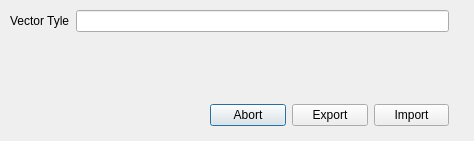
<?xml version="1.0" encoding="UTF-8"?>
<ui version="4.0">
 <class>ArcGisConDialogNew</class>
 <widget class="QDialog" name="ArcGisConDialogNew">
  <property name="geometry">
   <rect>
    <x>0</x>
    <y>0</y>
    <width>474</width>
    <height>141</height>
   </rect>
  </property>
  <property name="minimumSize">
   <size>
    <width>474</width>
    <height>0</height>
   </size>
  </property>
  <property name="windowTitle">
   <string>ArcGIS REST API Connector</string>
  </property>
  <widget class="QWidget" name="">
   <property name="geometry">
    <rect>
     <x>10</x>
     <y>10</y>
     <width>439</width>
     <height>87</height>
    </rect>
   </property>
   <layout class="QGridLayout" name="gridLayout">
    <item row="0" column="1">
     <widget class="QLineEdit" name="layerUrlInput"/>
    </item>
    <item row="0" column="0">
     <widget class="QLabel" name="label">
      <property name="text">
       <string>Vector Tyle</string>
      </property>
     </widget>
    </item>
    <item row="11" column="0">
     <spacer name="verticalSpacer">
      <property name="orientation">
       <enum>Qt::Vertical</enum>
      </property>
      <property name="sizeHint" stdset="0">
       <size>
        <width>20</width>
        <height>40</height>
       </size>
      </property>
     </spacer>
    </item>
   </layout>
  </widget>
  <widget class="QWidget" name="">
   <property name="geometry">
    <rect>
     <x>210</x>
     <y>100</y>
     <width>239</width>
     <height>31</height>
    </rect>
   </property>
   <layout class="QGridLayout" name="gridLayout_2">
    <item row="1" column="0">
     <widget class="QPushButton" name="cancelButton">
      <property name="text">
       <string>Abort</string>
      </property>
     </widget>
    </item>
    <item row="1" column="1">
     <widget class="QPushButton" name="cancelButton_2">
      <property name="text">
       <string>Export</string>
      </property>
     </widget>
    </item>
    <item row="1" column="2">
     <widget class="QPushButton" name="connectButton">
      <property name="text">
       <string>Import</string>
      </property>
     </widget>
    </item>
   </layout>
  </widget>
  <zorder></zorder>
  <zorder>cancelButton</zorder>
  <zorder>cancelButton_2</zorder>
  <zorder>connectButton</zorder>
  <zorder></zorder>
 </widget>
 <tabstops>
  <tabstop>layerUrlInput</tabstop>
  <tabstop>connectButton</tabstop>
  <tabstop>cancelButton</tabstop>
 </tabstops>
 <resources/>
 <connections/>
</ui>
